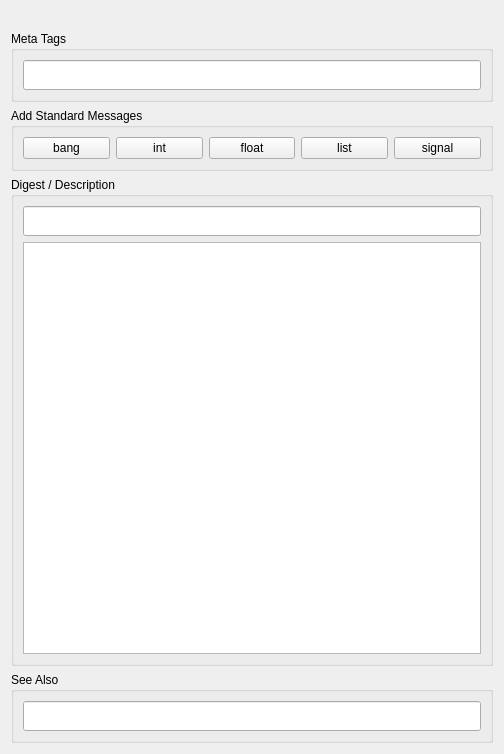
<?xml version="1.0" encoding="UTF-8"?>
<ui version="4.0">
 <class>Help::Edit::Patch</class>
 <widget class="QWidget" name="Help::Edit::Patch">
  <property name="geometry">
   <rect>
    <x>0</x>
    <y>0</y>
    <width>504</width>
    <height>754</height>
   </rect>
  </property>
  <property name="windowTitle">
   <string>Form</string>
  </property>
  <layout class="QVBoxLayout" name="verticalLayout_4">
   <item>
    <widget class="QLabel" name="keyInfo">
     <property name="text">
      <string/>
     </property>
     <property name="alignment">
      <set>Qt::AlignCenter</set>
     </property>
    </widget>
   </item>
   <item>
    <widget class="QGroupBox" name="meetaTagGroup">
     <property name="title">
      <string>Meta Tags</string>
     </property>
     <property name="flat">
      <bool>true</bool>
     </property>
     <layout class="QVBoxLayout" name="verticalLayout_3">
      <item>
       <widget class="QLineEdit" name="metaTagEdit">
        <property name="minimumSize">
         <size>
          <width>0</width>
          <height>30</height>
         </size>
        </property>
       </widget>
      </item>
     </layout>
    </widget>
   </item>
   <item>
    <widget class="QGroupBox" name="messageGroup">
     <property name="title">
      <string>Add Standard Messages</string>
     </property>
     <property name="flat">
      <bool>true</bool>
     </property>
     <layout class="QHBoxLayout" name="horizontalLayout">
      <item>
       <widget class="QPushButton" name="messageBangButton">
        <property name="text">
         <string>bang</string>
        </property>
       </widget>
      </item>
      <item>
       <widget class="QPushButton" name="messageIntButton">
        <property name="text">
         <string>int</string>
        </property>
       </widget>
      </item>
      <item>
       <widget class="QPushButton" name="messageFloatButton">
        <property name="text">
         <string>float</string>
        </property>
       </widget>
      </item>
      <item>
       <widget class="QPushButton" name="messageListButton">
        <property name="text">
         <string>list</string>
        </property>
       </widget>
      </item>
      <item>
       <widget class="QPushButton" name="messageSignalButton">
        <property name="text">
         <string>signal</string>
        </property>
       </widget>
      </item>
     </layout>
    </widget>
   </item>
   <item>
    <widget class="QGroupBox" name="digestGroup">
     <property name="title">
      <string>Digest / Description</string>
     </property>
     <property name="flat">
      <bool>true</bool>
     </property>
     <layout class="QVBoxLayout" name="verticalLayout">
      <item>
       <widget class="QLineEdit" name="digestEdit">
        <property name="minimumSize">
         <size>
          <width>0</width>
          <height>30</height>
         </size>
        </property>
       </widget>
      </item>
      <item>
       <widget class="QPlainTextEdit" name="descrptionEdit"/>
      </item>
     </layout>
    </widget>
   </item>
   <item>
    <widget class="QGroupBox" name="seeAlsoGroup">
     <property name="title">
      <string>See Also</string>
     </property>
     <property name="flat">
      <bool>true</bool>
     </property>
     <layout class="QVBoxLayout" name="verticalLayout_2">
      <item>
       <widget class="QLineEdit" name="seeAlsoEdit">
        <property name="minimumSize">
         <size>
          <width>0</width>
          <height>30</height>
         </size>
        </property>
       </widget>
      </item>
     </layout>
    </widget>
   </item>
  </layout>
 </widget>
 <resources/>
 <connections/>
</ui>
